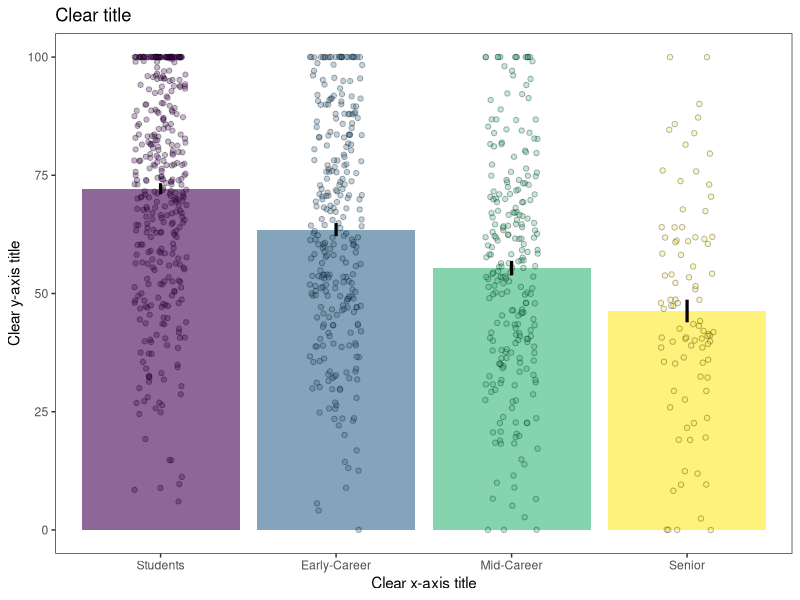
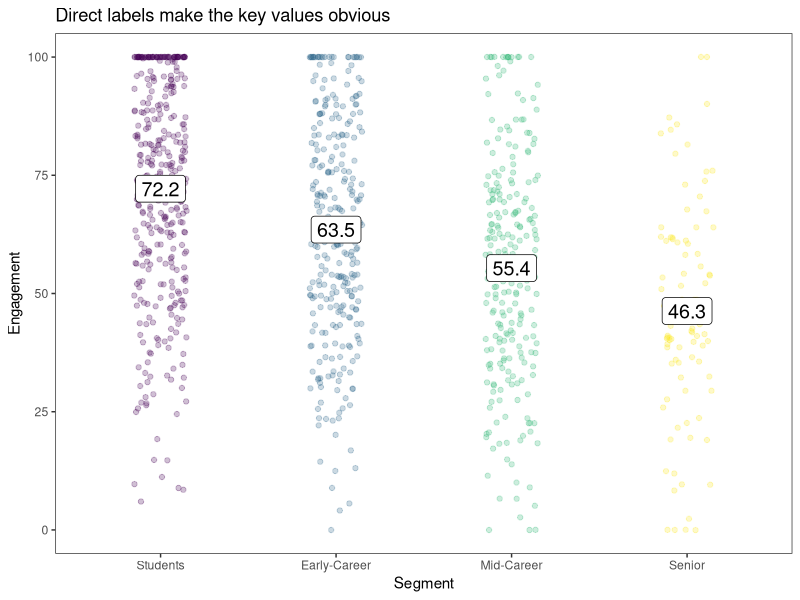
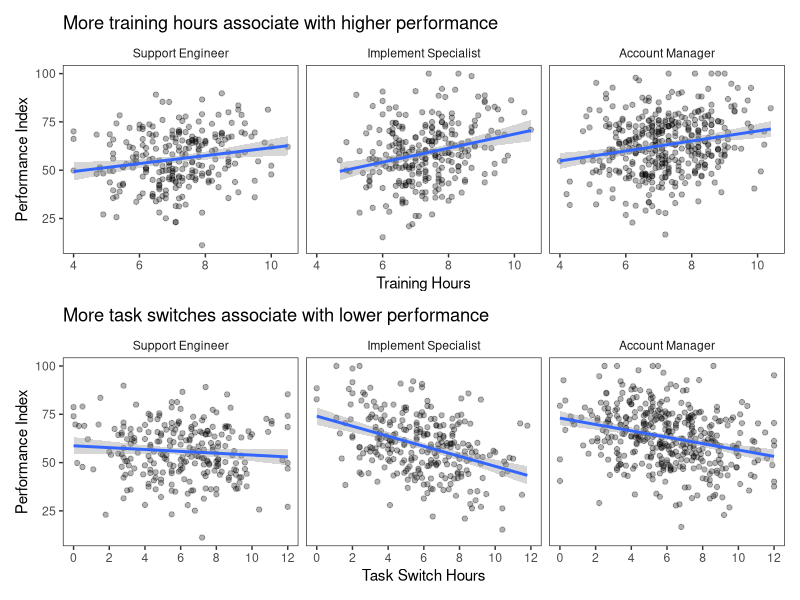

Write the R code that produced these figures, in order.
## ---- chunk 1
#| include: false
# Load packages
suppressPackageStartupMessages({
  library(tidyverse)
  library(readr)
  library(here)
  library(viridis)      # colorblind-friendly palettes
  library(RColorBrewer) # brewer palettes
  library(patchwork)    # combine plots
})

# Load data
engagement <- read_csv(here("data-vis", "data", "app_engagement.csv"))
ops <- read_csv(here("data-vis", "data", "customer_ops.csv"))

# Helpful factors (optional)
engagement <- engagement %>%
  mutate(
    user_segment = factor(user_segment, 
                          levels = c("Students","EarlyCareer","MidCareer","Senior")),
    device_type = factor(device_type, levels = c("Desktop","Mobile"))
  )

ops <- ops %>% 
  mutate(job_role = factor(job_role, levels = c("support_engineer","implement_specialist","account_manager")))
## ---- chunk 2
head(engagement)
head(ops)
## ---- chunk 3
#| echo: false
ggplot(engagement, aes(x = user_segment, y = product_engagement)) +
  stat_summary(aes(fill = user_segment), fun = "mean", geom = "bar", alpha = 0.6, show.legend = FALSE) + 
  geom_jitter(aes(fill = user_segment), alpha = 0.3, width = 0.15, shape = 21, show.legend = FALSE) +
  stat_summary(fun.data = "mean_se", geom = "linerange", linewidth = 1.1) + 
  scale_x_discrete(labels = c("Students", "Early-Career", "Mid-Career", "Senior")) +
  scale_fill_viridis_d() +
  labs(
  title = "Clear title",
  x = "Clear x-axis title",
  y = "Clear y-axis title"
) +
  theme_bw() +
  theme(panel.grid = element_blank())
## ---- chunk 4
#| echo: false
segment_means <- engagement %>%
  group_by(user_segment) %>%
  summarise(mean_eng = mean(product_engagement, na.rm = TRUE))

ggplot(engagement, aes(user_segment, product_engagement)) +
  geom_jitter(aes(color = user_segment), width = .15, alpha = .25, show.legend = FALSE) +
  geom_label(data = segment_means,
             aes(x = user_segment, y = mean_eng, label = round(mean_eng,1)),
             label.size = .25, size = 5, show.legend = FALSE) +
  labs(title = "Direct labels make the key values obvious", x = "Segment", y = "Engagement") +
  scale_x_discrete(labels = c("Students", "Early-Career", "Mid-Career", "Senior")) +
  scale_color_viridis_d() +
  theme_bw() +
  theme(panel.grid = element_blank())
## ---- chunk 5
#| echo: false

ops <- ops %>% 
  mutate(job_role = factor(job_role, levels = c("support_engineer","implement_specialist","account_manager"),
                           labels = c("Support Engineer", "Implement Specialist", "Account Manager")))


p1 <- ggplot(ops, aes(training_hours, performance_index)) +
  facet_wrap(~job_role) +
  geom_point(alpha = .3) +
  geom_smooth(method = "lm", se = TRUE) +
  labs(title = "More training hours associate with higher performance",
       x = "Training Hours", y = "Performance Index") +
  theme_bw() +
  theme(panel.grid = element_blank(),
        strip.background = element_blank())

p2 <- ggplot(ops, aes(task_switch_hours, performance_index)) +
  facet_wrap(~job_role) +
  geom_point(alpha = .3) +
  geom_smooth(method = "lm", se = TRUE) +
  labs(title = "More task switches associate with lower performance",
       x = "Task Switch Hours", y = "Performance Index") +
  scale_x_continuous(breaks = seq(0, 12, by = 2)) +
  theme_bw() +
  theme(panel.grid = element_blank(),
        strip.background = element_blank())
## ---- chunk 6
#| echo: false
p1 / p2
